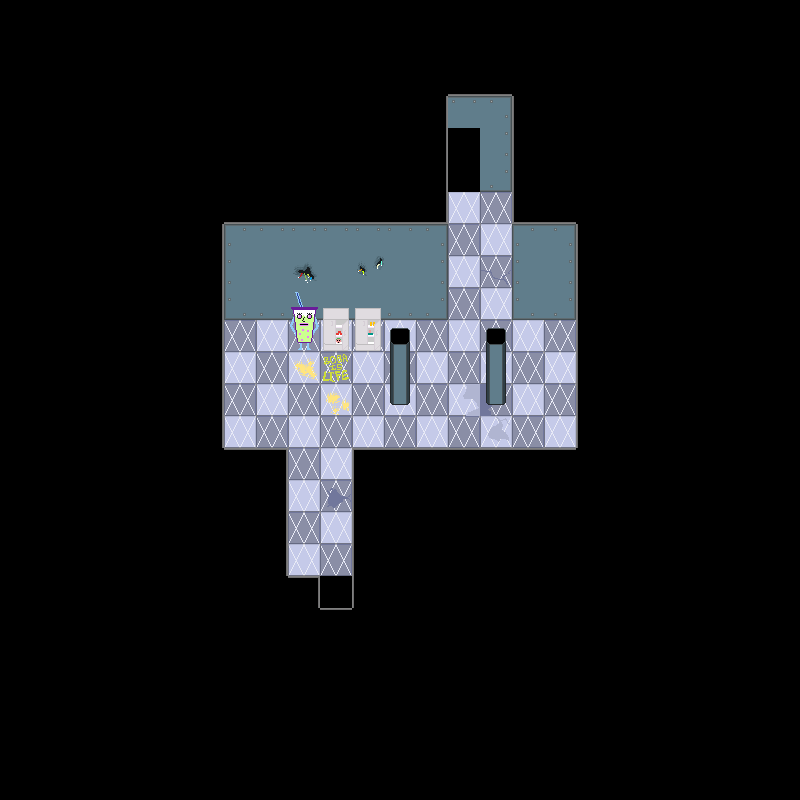

Rendered tile map (Tiled .tmx) drawn with the repository's tilesets; below, a short description and the full map source, tile grids included:
An orthogonal 25x25 tile map with 32x32 px tiles, 5 tile layers (backgroundLayer, wallLayer, objectLayer, objectAboveLayer, ...), 2 tilesets and 2 objects.

<map version="1.2" tiledversion="1.2.3" orientation="orthogonal" renderorder="right-down" width="25" height="25" tilewidth="32" tileheight="32" infinite="0" nextlayerid="7" nextobjectid="3">
 <tileset firstgid="1" name="f2tiles" tilewidth="32" tileheight="32" tilecount="56" columns="8">
  <image source="../../assets/Floor 2/f2spritesheet.png" width="256" height="224" />
 </tileset>
 <tileset firstgid="57" name="f2objs" tilewidth="32" tileheight="32" tilecount="16" columns="4">
  <image source="../../assets/Floor 2/objspritesheet.png" width="128" height="128" />
 </tileset>
 <layer id="1" name="backgroundLayer" width="25" height="25">
  <data encoding="csv">
1,1,1,1,1,1,1,1,1,1,1,1,1,1,1,1,1,1,1,1,1,1,1,1,1,
1,1,1,1,1,1,1,1,1,1,1,1,1,1,1,1,1,1,1,1,1,1,1,1,1,
1,1,1,1,1,1,1,1,1,1,1,1,1,1,1,1,1,1,1,1,1,1,1,1,1,
1,1,1,1,1,1,1,1,1,1,1,1,1,1,1,1,1,1,1,1,1,1,1,1,1,
1,1,1,1,1,1,1,1,1,1,1,1,1,1,1,1,1,1,1,1,1,1,1,1,1,
1,1,1,1,1,1,1,1,1,1,1,1,1,1,1,1,1,1,1,1,1,1,1,1,1,
1,1,1,1,1,1,1,1,1,1,1,1,1,1,8,36,1,1,1,1,1,1,1,1,1,
1,1,1,1,1,1,1,1,1,1,1,1,1,1,36,8,1,1,1,1,1,1,1,1,1,
1,1,1,1,1,1,1,1,1,1,1,1,1,1,8,42,1,1,1,1,1,1,1,1,1,
1,1,1,1,1,1,1,1,1,1,1,1,1,1,36,8,1,1,1,1,1,1,1,1,1,
1,1,1,1,1,1,1,36,8,36,8,36,8,36,8,36,8,36,1,1,1,1,1,1,1,
1,1,1,1,1,1,1,8,36,49,45,8,36,8,36,8,36,8,1,1,1,1,1,1,1,
1,1,1,1,1,1,1,36,8,36,52,36,8,36,35,39,8,36,1,1,1,1,1,1,1,
1,1,1,1,1,1,1,8,36,8,36,8,36,8,36,37,36,8,1,1,1,1,1,1,1,
1,1,1,1,1,1,1,1,1,36,8,1,1,1,1,1,1,1,1,1,1,1,1,1,1,
1,1,1,1,1,1,1,1,1,8,41,1,1,1,1,1,1,1,1,1,1,1,1,1,1,
1,1,1,1,1,1,1,1,1,36,8,1,1,1,1,1,1,1,1,1,1,1,1,1,1,
1,1,1,1,1,1,1,1,1,8,36,1,1,1,1,1,1,1,1,1,1,1,1,1,1,
1,1,1,1,1,1,1,1,1,1,1,1,1,1,1,1,1,1,1,1,1,1,1,1,1,
1,1,1,1,1,1,1,1,1,1,1,1,1,1,1,1,1,1,1,1,1,1,1,1,1,
1,1,1,1,1,1,1,1,1,1,1,1,1,1,1,1,1,1,1,1,1,1,1,1,1,
1,1,1,1,1,1,1,1,1,1,1,1,1,1,1,1,1,1,1,1,1,1,1,1,1,
1,1,1,1,1,1,1,1,1,1,1,1,1,1,1,1,1,1,1,1,1,1,1,1,1,
1,1,1,1,1,1,1,1,1,1,1,1,1,1,1,1,1,1,1,1,1,1,1,1,1,
1,1,1,1,1,1,1,1,1,1,1,1,1,1,1,1,1,1,1,1,1,1,1,1,1
</data>
 </layer>
 <layer id="3" name="wallLayer" width="25" height="25">
  <data encoding="csv">
0,0,0,0,0,0,0,0,0,0,0,0,0,0,0,0,0,0,0,0,0,0,0,0,0,
0,0,0,0,0,0,0,0,0,0,0,0,0,0,0,0,0,0,0,0,0,0,0,0,0,
0,0,0,0,0,0,0,0,0,0,0,0,0,1,7,7,1,0,0,0,0,0,0,0,0,
0,0,0,0,0,0,0,0,0,0,0,0,0,5,27,29,6,0,0,0,0,0,0,0,0,
0,0,0,0,0,0,0,0,0,0,0,0,0,5,0,26,6,0,0,0,0,0,0,0,0,
0,0,0,0,0,0,0,0,0,0,0,0,0,5,0,31,6,0,0,0,0,0,0,0,0,
0,0,0,0,0,0,1,7,7,7,7,7,7,4,0,0,3,7,1,0,0,0,0,0,0,
0,0,0,0,0,0,5,28,27,27,27,27,27,29,0,0,28,29,6,0,0,0,0,0,0,
0,0,0,0,0,0,5,23,22,20,22,34,22,26,0,0,23,26,6,0,0,0,0,0,0,
0,0,0,0,0,0,5,30,25,25,25,25,25,31,0,0,30,31,6,0,0,0,0,0,0,
0,0,0,0,0,0,5,0,0,0,0,0,0,0,0,0,0,0,6,0,0,0,0,0,0,
0,0,0,0,0,0,5,0,0,0,0,0,0,0,0,0,0,0,6,0,0,0,0,0,0,
0,0,0,0,0,0,5,0,0,0,0,0,0,0,0,0,0,0,6,0,0,0,0,0,0,
0,0,0,0,0,0,5,0,0,0,0,0,0,0,0,0,0,0,6,0,0,0,0,0,0,
0,0,0,0,0,0,1,2,10,0,0,9,2,2,2,2,2,2,1,0,0,0,0,0,0,
0,0,0,0,0,0,0,0,5,0,0,6,0,0,0,0,0,0,0,0,0,0,0,0,0,
0,0,0,0,0,0,0,0,5,0,0,6,0,0,0,0,0,0,0,0,0,0,0,0,0,
0,0,0,0,0,0,0,0,5,0,0,6,0,0,0,0,0,0,0,0,0,0,0,0,0,
0,0,0,0,0,0,0,0,1,10,0,6,0,0,0,0,0,0,0,0,0,0,0,0,0,
0,0,0,0,0,0,0,0,0,1,2,1,0,0,0,0,0,0,0,0,0,0,0,0,0,
0,0,0,0,0,0,0,0,0,0,0,0,0,0,0,0,0,0,0,0,0,0,0,0,0,
0,0,0,0,0,0,0,0,0,0,0,0,0,0,0,0,0,0,0,0,0,0,0,0,0,
0,0,0,0,0,0,0,0,0,0,0,0,0,0,0,0,0,0,0,0,0,0,0,0,0,
0,0,0,0,0,0,0,0,0,0,0,0,0,0,0,0,0,0,0,0,0,0,0,0,0,
0,0,0,0,0,0,0,0,0,0,0,0,0,0,0,0,0,0,0,0,0,0,0,0,0
</data>
 </layer>
 <layer id="6" name="objectLayer" width="25" height="25">
  <data encoding="csv">
0,0,0,0,0,0,0,0,0,0,0,0,0,0,0,0,0,0,0,0,0,0,0,0,0,
0,0,0,0,0,0,0,0,0,0,0,0,0,0,0,0,0,0,0,0,0,0,0,0,0,
0,0,0,0,0,0,0,0,0,0,0,0,0,0,0,0,0,0,0,0,0,0,0,0,0,
0,0,0,0,0,0,0,0,0,0,0,0,0,0,0,0,0,0,0,0,0,0,0,0,0,
0,0,0,0,0,0,0,0,0,0,0,0,0,0,0,0,0,0,0,0,0,0,0,0,0,
0,0,0,0,0,0,0,0,0,0,0,0,0,0,0,0,0,0,0,0,0,0,0,0,0,
0,0,0,0,0,0,0,0,0,0,0,0,0,0,0,0,0,0,0,0,0,0,0,0,0,
0,0,0,0,0,0,0,0,0,0,0,0,0,0,0,0,0,0,0,0,0,0,0,0,0,
0,0,0,0,0,0,0,0,0,0,0,0,0,0,0,0,0,0,0,0,0,0,0,0,0,
0,0,0,0,0,0,0,0,0,0,0,0,0,0,0,0,0,0,0,0,0,0,0,0,0,
0,0,0,0,0,0,0,0,0,61,67,66,0,0,0,0,0,0,0,0,0,0,0,0,0,
0,0,0,0,0,0,0,0,0,0,0,0,0,0,0,0,0,0,0,0,0,0,0,0,0,
0,0,0,0,0,0,0,0,0,0,0,0,57,0,0,57,0,0,0,0,0,0,0,0,0,
0,0,0,0,0,0,0,0,0,0,0,0,0,0,0,0,0,0,0,0,0,0,0,0,0,
0,0,0,0,0,0,0,0,0,0,0,0,0,0,0,0,0,0,0,0,0,0,0,0,0,
0,0,0,0,0,0,0,0,0,0,0,0,0,0,0,0,0,0,0,0,0,0,0,0,0,
0,0,0,0,0,0,0,0,0,0,0,0,0,0,0,0,0,0,0,0,0,0,0,0,0,
0,0,0,0,0,0,0,0,0,0,0,0,0,0,0,0,0,0,0,0,0,0,0,0,0,
0,0,0,0,0,0,0,0,0,0,0,0,0,0,0,0,0,0,0,0,0,0,0,0,0,
0,0,0,0,0,0,0,0,0,0,0,0,0,0,0,0,0,0,0,0,0,0,0,0,0,
0,0,0,0,0,0,0,0,0,0,0,0,0,0,0,0,0,0,0,0,0,0,0,0,0,
0,0,0,0,0,0,0,0,0,0,0,0,0,0,0,0,0,0,0,0,0,0,0,0,0,
0,0,0,0,0,0,0,0,0,0,0,0,0,0,0,0,0,0,0,0,0,0,0,0,0,
0,0,0,0,0,0,0,0,0,0,0,0,0,0,0,0,0,0,0,0,0,0,0,0,0,
0,0,0,0,0,0,0,0,0,0,0,0,0,0,0,0,0,0,0,0,0,0,0,0,0
</data>
 </layer>
 <layer id="5" name="objectAboveLayer" width="25" height="25">
  <data encoding="csv">
0,0,0,0,0,0,0,0,0,0,0,0,0,0,0,0,0,0,0,0,0,0,0,0,0,
0,0,0,0,0,0,0,0,0,0,0,0,0,0,0,0,0,0,0,0,0,0,0,0,0,
0,0,0,0,0,0,0,0,0,0,0,0,0,0,0,0,0,0,0,0,0,0,0,0,0,
0,0,0,0,0,0,0,0,0,0,0,0,0,0,0,0,0,0,0,0,0,0,0,0,0,
0,0,0,0,0,0,0,0,0,0,0,0,0,0,0,0,0,0,0,0,0,0,0,0,0,
0,0,0,0,0,0,0,0,0,0,0,0,0,0,0,0,0,0,0,0,0,0,0,0,0,
0,0,0,0,0,0,0,0,0,0,0,0,0,0,0,0,0,0,0,0,0,0,0,0,0,
0,0,0,0,0,0,0,0,0,0,0,0,0,0,0,0,0,0,0,0,0,0,0,0,0,
0,0,0,0,0,0,0,0,0,0,0,0,0,0,0,0,0,0,0,0,0,0,0,0,0,
0,0,0,0,0,0,0,0,0,62,63,63,0,0,0,0,0,0,0,0,0,0,0,0,0,
0,0,0,0,0,0,0,0,0,0,0,0,58,0,0,58,0,0,0,0,0,0,0,0,0,
0,0,0,0,0,0,0,0,0,0,0,0,72,0,0,72,0,0,0,0,0,0,0,0,0,
0,0,0,0,0,0,0,0,0,0,0,0,0,0,0,0,0,0,0,0,0,0,0,0,0,
0,0,0,0,0,0,0,0,0,0,0,0,0,0,0,0,0,0,0,0,0,0,0,0,0,
0,0,0,0,0,0,0,0,0,0,0,0,0,0,0,0,0,0,0,0,0,0,0,0,0,
0,0,0,0,0,0,0,0,0,0,0,0,0,0,0,0,0,0,0,0,0,0,0,0,0,
0,0,0,0,0,0,0,0,0,0,0,0,0,0,0,0,0,0,0,0,0,0,0,0,0,
0,0,0,0,0,0,0,0,0,0,0,0,0,0,0,0,0,0,0,0,0,0,0,0,0,
0,0,0,0,0,0,0,0,0,0,0,0,0,0,0,0,0,0,0,0,0,0,0,0,0,
0,0,0,0,0,0,0,0,0,0,0,0,0,0,0,0,0,0,0,0,0,0,0,0,0,
0,0,0,0,0,0,0,0,0,0,0,0,0,0,0,0,0,0,0,0,0,0,0,0,0,
0,0,0,0,0,0,0,0,0,0,0,0,0,0,0,0,0,0,0,0,0,0,0,0,0,
0,0,0,0,0,0,0,0,0,0,0,0,0,0,0,0,0,0,0,0,0,0,0,0,0,
0,0,0,0,0,0,0,0,0,0,0,0,0,0,0,0,0,0,0,0,0,0,0,0,0,
0,0,0,0,0,0,0,0,0,0,0,0,0,0,0,0,0,0,0,0,0,0,0,0,0
</data>
 </layer>
 <objectgroup id="2" name="doorLayer">
  <properties>
   <property name="door" value="down" />
  </properties>
  <object id="1" gid="17" x="448" y="192" width="32" height="32">
   <properties>
    <property name="door" value="up" />
   </properties>
  </object>
  <object id="2" gid="18" x="320" y="608" width="32" height="32" />
 </objectgroup>
 <layer id="4" name="aboveLayer" width="25" height="25">
  <data encoding="csv">
0,0,0,0,0,0,0,0,0,0,0,0,0,0,0,0,0,0,0,0,0,0,0,0,0,
0,0,0,0,0,0,0,0,0,0,0,0,0,0,0,0,0,0,0,0,0,0,0,0,0,
0,0,0,0,0,0,0,0,0,0,0,0,0,0,0,0,0,0,0,0,0,0,0,0,0,
0,0,0,0,0,0,0,0,0,0,0,0,0,0,0,0,0,0,0,0,0,0,0,0,0,
0,0,0,0,0,0,0,0,0,0,0,0,0,0,0,0,0,0,0,0,0,0,0,0,0,
0,0,0,0,0,0,0,0,0,0,0,0,0,0,0,0,0,0,0,0,0,0,0,0,0,
0,0,0,0,0,0,0,0,0,0,0,0,0,0,0,0,0,0,0,0,0,0,0,0,0,
0,0,0,0,0,0,0,0,0,0,0,0,0,0,0,0,0,0,0,0,0,0,0,0,0,
0,0,0,0,0,0,0,0,0,0,0,0,0,0,0,0,0,0,0,0,0,0,0,0,0,
0,0,0,0,0,0,0,0,0,0,0,0,0,0,0,0,0,0,0,0,0,0,0,0,0,
0,0,0,0,0,0,0,0,0,0,0,0,0,0,0,0,0,0,0,0,0,0,0,0,0,
0,0,0,0,0,0,0,0,0,0,0,0,0,0,0,0,0,0,0,0,0,0,0,0,0,
0,0,0,0,0,0,0,0,0,0,0,0,0,0,0,0,0,0,0,0,0,0,0,0,0,
0,0,0,0,0,0,0,0,0,0,0,0,0,0,0,0,0,0,0,0,0,0,0,0,0,
0,0,0,0,0,0,0,0,0,0,0,0,0,0,0,0,0,0,0,0,0,0,0,0,0,
0,0,0,0,0,0,0,0,0,0,0,0,0,0,0,0,0,0,0,0,0,0,0,0,0,
0,0,0,0,0,0,0,0,0,0,0,0,0,0,0,0,0,0,0,0,0,0,0,0,0,
0,0,0,0,0,0,0,0,0,0,0,0,0,0,0,0,0,0,0,0,0,0,0,0,0,
0,0,0,0,0,0,0,0,0,0,0,0,0,0,0,0,0,0,0,0,0,0,0,0,0,
0,0,0,0,0,0,0,0,0,0,0,0,0,0,0,0,0,0,0,0,0,0,0,0,0,
0,0,0,0,0,0,0,0,0,0,0,0,0,0,0,0,0,0,0,0,0,0,0,0,0,
0,0,0,0,0,0,0,0,0,0,0,0,0,0,0,0,0,0,0,0,0,0,0,0,0,
0,0,0,0,0,0,0,0,0,0,0,0,0,0,0,0,0,0,0,0,0,0,0,0,0,
0,0,0,0,0,0,0,0,0,0,0,0,0,0,0,0,0,0,0,0,0,0,0,0,0,
0,0,0,0,0,0,0,0,0,0,0,0,0,0,0,0,0,0,0,0,0,0,0,0,0
</data>
 </layer>
</map>
